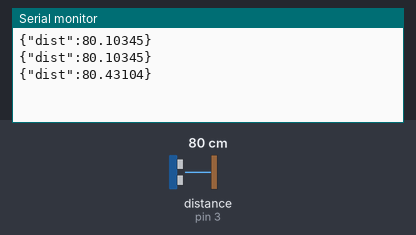
The sketch below on a simulated Arduino Uno, built with avr-gcc and run on an emulated ATmega328P. Parts: the last lines printed to the serial monitor. Wiring (inferred from the names in the program): ultrasonic range finder: trigger pin 2; echo pin 3. Inputs (shaded band) come from the test bench; at power-on: distance to the obstacle (sensor on pin 3) 80 cm. The echo pulse lasts 58.3 µs per cm.

Above: at 1.3 s.
1.4 s: distance to the obstacle (sensor on pin 3) set to 2 cm
At 1.9 s:
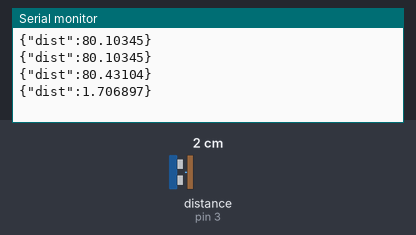
2.9 s: distance to the obstacle (sensor on pin 3) set to 4 cm
At 3.4 s:
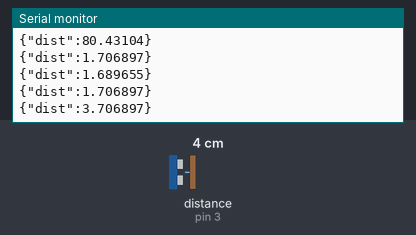
Timing chart, 0 to 5.9 s (numbered marks = the images above; inputs shaded):
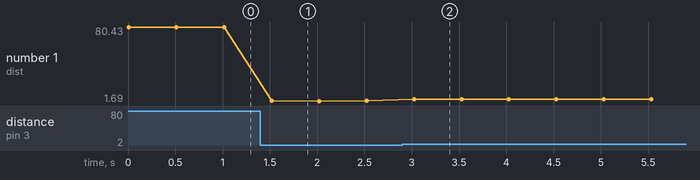

The sketch:

distance_data1.ino
```cpp
//JSON데이터를 역직렬화하기위해서 필요함!
#include <ArduinoJson.h>

#define trig 2
#define echo 3

StaticJsonDocument<48> doc;

void setup() {
  //파이썬과 통신속도가 9600이다!(보-레이트가 9600이다)
  Serial.begin(9600);
  pinMode(trig,OUTPUT);
  pinMode(echo,INPUT);
}

void loop() {
  digitalWrite(trig,LOW);
  delayMicroseconds(2); //2마이크로초 대기
  digitalWrite(trig,HIGH);
  delayMicroseconds(10); //10마이크로초 대기
  digitalWrite(trig,LOW);

  //발사된 초음파신호를 echo핀으로 수신함
  //echo핀에 반사된 high신호가 입력으로 들어올때까지의 시간을
  //마이크로초 단위로 반환함
  unsigned long duration = pulseIn(echo,HIGH);

  float dist = (duration / 29.0)/2; //cm

  doc["dist"] = dist;

  String myjson = "";
  serializeJson(doc, myjson);
  Serial.println(myjson);
  delay(500);
}
```

Measured:
- after the input at 1.4 s, the serial monitor: prints a new line after 0.12 s (image 1)
- after the input at 2.9 s, the serial monitor: prints a new line after 0.12 s (image 2)
- plotted number 1: 80.43 → 1.71 after the input at 1.4 s, 1.71 → 3.71 after the input at 2.9 s
